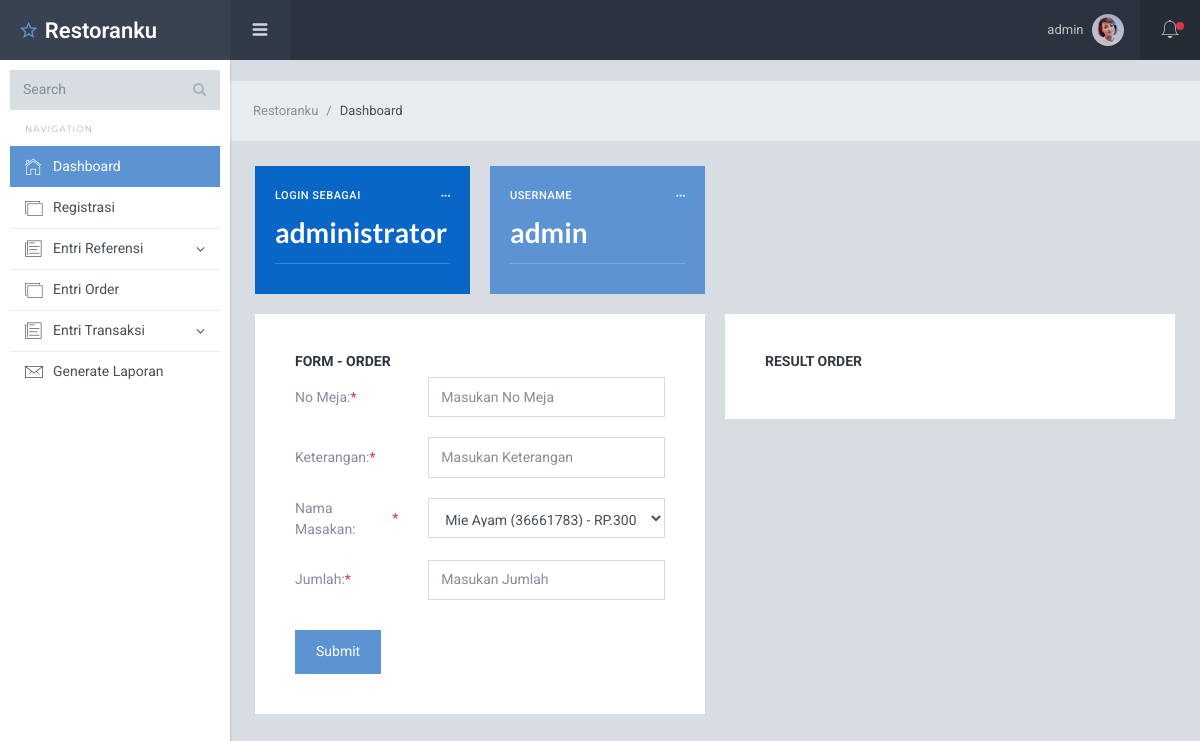
Page /order/index.php (signed in) on the committed database.
### tables this page shows
CREATE TABLE `user` (
  `id_user` int(40) NOT NULL,
  `username` varchar(50) NOT NULL,
  `password` varchar(50) NOT NULL,
  `nama_user` varchar(50) NOT NULL,
  `id_level` varchar(50) NOT NULL
);

### order/index.php (the view, shortened to what this page needs)
<?php
include('../users/header2.php');
$username = $_SESSION['username'];
$query = "SELECT * FROM user WHERE username='$username'";
$exe=mysql_query($query);
while($row = mysql_fetch_assoc($exe)){
	$admin= $row['id_level'];
}
?>
<?php
include('../hakata.php');
$perintah = "SELECT * FROM masakan";
$query=mysql_query($perintah, $koneksi);
?>
<?php if ($admin==1 || $admin==2 ||$admin==5){?>
	<div class="row row-sm mg-t-20">
		<div class="col-xl-6">
			<div class="card pd-20 pd-sm-40 form-layout form-layout-4">
				<h6 class="card-body-title">Form - Order</h6>
				<form action="prosesorder.php" method="POST">
					<div class="row">
						<label class="col-sm-4 form-control-label">No Meja: <span class="tx-danger">*</span></label>
						<div class="col-sm-8 mg-t-10 mg-sm-t-0">
							<input type="text" name="nomej" class="form-control" placeholder="Masukan No Meja">
						</div>
					</div>
					<div class="row mg-t-20">
						<label class="col-sm-4 form-control-label">Keterangan: <span class="tx-danger">*</span></label>
						<div class="col-sm-8 mg-t-10 mg-sm-t-0">
							<input type="text" name="keterangan" class="form-control" placeholder="Masukan Keterangan">
						</div>
					</div>
					<div class="row mg-t-20">
						<label class="col-sm-4 form-control-label">Nama Masakan: <span class="tx-danger">*</span></label>
						<div class="col-sm-8 mg-t-10 mg-sm-t-0">
							<select name="id_masakan" class="form-control input-sm">
								<?php while($data=mysql_fetch_array($query)){?>
									<option value="<?php echo $data['id_masakan'];?>"><?php echo $data['nama_masakan'];?> (<?php echo $data['id_masakan'];?>) - RP.<?php echo $data['harga'];?></option>
								<?php }?>
							</select>
						</div>
					</div>
					<div class="row mg-t-20">
						<label class="col-sm-4 form-control-label">Jumlah: <span class="tx-danger">*</span></label>
						<div class="col-sm-8 mg-t-10 mg-sm-t-0">
							<input type="text" name="jumlah" class="form-control" placeholder="Masukan Jumlah">
						</div>
					</div>
					<div class="form-layout-footer mg-t-30">
						<button type="submit" class="btn btn-info mg-r-5">Submit</button>
					</form>
				</div>
			</div>
		</div>
		<div class="col-xl-6 mg-t-25 mg-xl-t-0">
			<div class="card pd-20 pd-sm-40 form-layout form-layout-5">
				<h6 class="tx-gray-800 tx-uppercase tx-bold tx-14 mg-b-10">Result Order</h6>
			</div>
		</div>
	</div></div></div></div>
</body>
</html>
<?php }?>

### users/header2.php (shortened to what this page needs)
<?php
$username = $_SESSION['username'];
$query = "SELECT * FROM user WHERE username='$username'";
$exe = mysql_query($query);
while($row = mysql_fetch_assoc($exe)){
	$admin = $row['id_level'];
	$nama = $row['nama_user'];
  $userrna = $row['username'];
}
if($admin==1){
	$statusnya='administrator';
}else if($admin==2){
	$statusnya='waiter';
}else if($admin==3){
	$statusnya='kasir';
}else if($admin==4){
	$statusnya='owner';
}else if($admin==5){
	$statusnya='pelanggan';
}
?>
<!DOCTYPE html>
<html lang="en">
<head>
  <link href="../lib/font-awesome/css/font-awesome.css" rel="stylesheet">
  <link href="../lib/Ionicons/css/ionicons.css" rel="stylesheet">
  <link href="../lib/perfect-scrollbar/css/perfect-scrollbar.css" rel="stylesheet">
  <link href="../lib/rickshaw/rickshaw.min.css" rel="stylesheet">
  <link rel="stylesheet" href="../css/starlight.css">
</head>
<body>
  <div class="sl-logo"><a href=""><i class="icon ion-android-star-outline"></i> Restoranku</a></div>
  <div class="sl-sideleft">
    <div class="input-group input-group-search">
      <input type="search" name="search" class="form-control" placeholder="Search">
      <span class="input-group-btn">
        <button class="btn"><i class="fa fa-search"></i></button>
      </span>
    </div>
    <label class="sidebar-label">Navigation</label>
    <div class="sl-sideleft-menu">
      <a href="index.html" class="sl-menu-link active">
        <div class="sl-menu-item">
          <i class="menu-item-icon icon ion-ios-home-outline tx-22"></i>
          <span class="menu-item-label">Dashboard</span>
        </div>
      </a>
      <?php if ($admin==1 || $admin==2 || $admin==3 ){?>
        <a href="/registrasi/" class="sl-menu-link">
          <div class="sl-menu-item">
            <i class="menu-item-icon icon ion-ios-photos-outline tx-20"></i>
            <span class="menu-item-label">Registrasi</span>
          </div>
        </a>
      <?php }?>
      <?php if ($admin==1){?>
      <a href="#" class="sl-menu-link">
        <div class="sl-menu-item">
          <i class="menu-item-icon icon ion-ios-paper-outline tx-22"></i>
          <span class="menu-item-label">Entri Referensi</span>
          <i class="menu-item-arrow fa fa-angle-down"></i>
        </div>
      </a>
    </div>
    <?php }?>
    <?php if ($admin==1 || $admin==2 || $admin==5){?>
    <a href="/order/" class="sl-menu-link">
      <div class="sl-menu-item">
        <i class="menu-item-icon icon ion-ios-photos-outline tx-20"></i>
        <span class="menu-item-label">Entri Order</span>
      </div>
    </a>
    <?php }?>
    <?php if ($admin==1 || $admin==3){?>
      <a href="#" class="sl-menu-link">
        <div class="sl-menu-item">
          <i class="menu-item-icon icon ion-ios-paper-outline tx-22"></i>
          <span class="menu-item-label">Entri Transaksi</span>
          <i class="menu-item-arrow fa fa-angle-down"></i>
        </div>
      </a>
    <?php }?>
    <?php if ($admin==1 || $admin==2 || $admin==3 || $admin==4){?>
    <a href="/generate-laporan/" class="sl-menu-link">
      <div class="sl-menu-item">
        <i class="menu-item-icon icon ion-ios-email-outline tx-24"></i>
        <span class="menu-item-label">Generate Laporan</span>
      </div>
    </a>
    <?php }?>
  </div>
  <br>
<div class="sl-header">
  <div class="sl-header-left">
    <div class="navicon-left hidden-md-down"><a id="btnLeftMenu" href=""><i class="icon ion-navicon-round"></i></a></div>
  </div>
  <div class="sl-header-right">
    <nav class="nav">
      <div class="dropdown">
        <a href="" class="nav-link nav-link-profile" data-toggle="dropdown">
          <span class="logged-name"><?php echo $nama?><span class="hidden-md-down"></span></span>
          <img src="../img/img3.jpg" class="wd-32 rounded-circle" alt="">
        </a>
      </div>
    </nav>
    <div class="navicon-right">
      <a id="btnRightMenu" href="" class="pos-relative">
        <i class="icon ion-ios-bell-outline"></i>
        <span class="square-8 bg-danger"></span>
      </a>
    </div>
  </div>
</div>
<div class="sl-mainpanel">
  <nav class="breadcrumb sl-breadcrumb">
    <a class="breadcrumb-item" href="index.html">Restoranku</a>
    <span class="breadcrumb-item active">Dashboard</span>
  </nav>
  <div class="sl-pagebody">
    <div class="row row-sm">
      <div class="col-sm-6 col-xl-3">
        <div class="card pd-20 bg-primary">
          <div class="d-flex justify-content-between align-items-center mg-b-10">
            <h6 class="tx-11 tx-uppercase mg-b-0 tx-spacing-1 tx-white">Login Sebagai</h6>
            <a href="" class="tx-white-8 hover-white"><i class="icon ion-android-more-horizontal"></i></a>
          </div>
          <div class="d-flex align-items-center justify-content-between">
            <h3 class="mg-b-0 tx-white tx-lato tx-bold"><?php echo $statusnya;?></h3>
          </div>
          <div class="d-flex align-items-center justify-content-between mg-t-15 bd-t bd-white-2 pd-t-10">
          </div>
        </div>
      </div>
      <div class="col-sm-6 col-xl-3 mg-t-20 mg-sm-t-0">
        <div class="card pd-20 bg-info">
          <div class="d-flex justify-content-between align-items-center mg-b-10">
            <h6 class="tx-11 tx-uppercase mg-b-0 tx-spacing-1 tx-white">Username</h6>
            <a href="" class="tx-white-8 hover-white"><i class="icon ion-android-more-horizontal"></i></a>
          </div>
          <div class="d-flex align-items-center justify-content-between">
            <h3 class="mg-b-0 tx-white tx-lato tx-bold"><?php echo $userrna;?></h3>
          </div>
          <div class="d-flex align-items-center justify-content-between mg-t-15 bd-t bd-white-2 pd-t-10">
            </div>
          </div>
        </div>
      </div>

### rows in the picture
user: nama_user "admin", id_level "administrator", username "admin"

### other values in the picture
form field id_masakan "Mie Ayam (36661783) - RP.30000"
